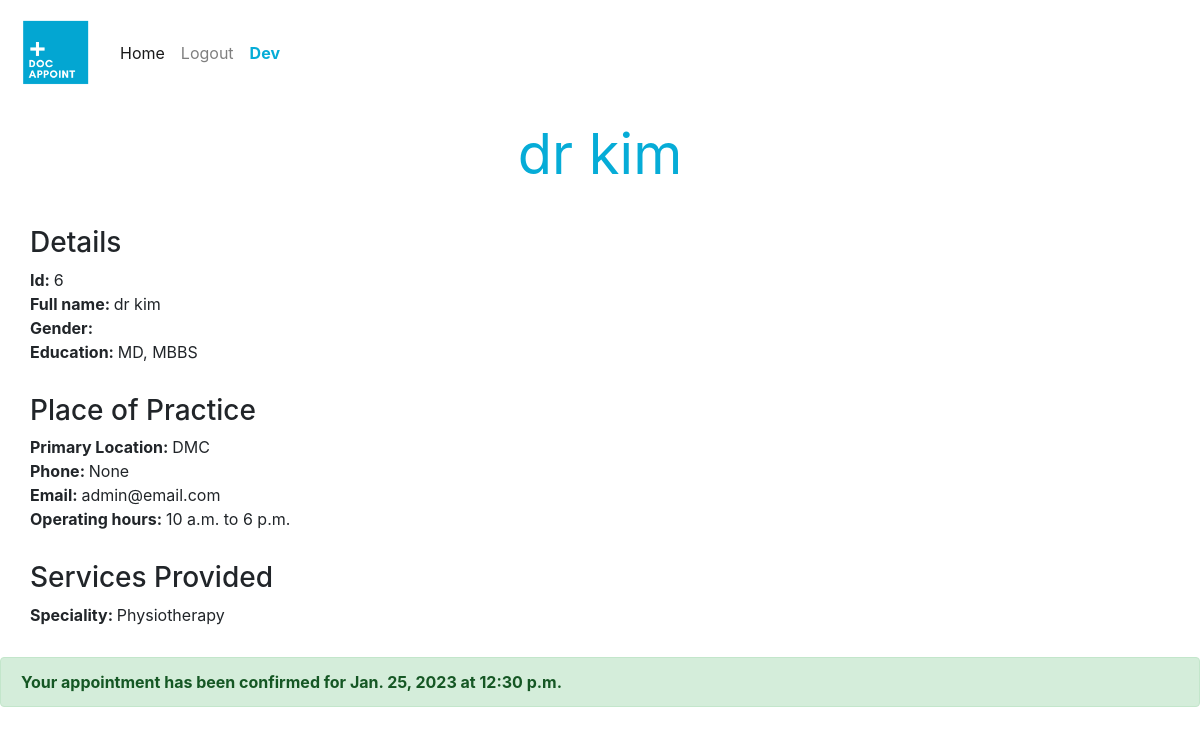
Page /book-appointment/6 (signed in) on the committed database.
### Doc_Appoint/models.py (models this page shows, shortened)
class User(AbstractUser):
    USER_REGISTER_TYPES = (
        ('PR', 'personal'),
        ('DR', 'doctor')
    )
    user_type = models.CharField(max_length=2, blank=True, choices=USER_REGISTER_TYPES)

class Doctor(models.Model):
    doctor_name = models.ForeignKey('User', on_delete=models.CASCADE, related_name="doctor_name")
    services = models.TextField(max_length=100)
    experience = models.IntegerField()
    study = models.TextField()
    patient = models.ManyToManyField('Patient', blank=True, related_name="doctors_patients", default=[0])
    service_time_from = models.TimeField(null=True)
    service_time_to = models.TimeField(null=True)
    address = models.TextField()
    phone_number = models.CharField(max_length=14, blank=True, null=True)
    gender = models.CharField(max_length=10, blank=True, null=True)

class Appointment(models.Model):
    patient = models.ForeignKey('Patient', on_delete=models.CASCADE, related_name="appoint_patient_name")
    doctor = models.ForeignKey('Doctor', on_delete=models.CASCADE, related_name="appoint_doctor_name")
    appointment_time = models.CharField(max_length=10, null=True)
    appointment_date = models.DateField(null=True)

### Doc_Appoint/views.py (the view)
# urls.py: path("book-appointment/<int:doc_id>", views.book_appointment, name="book-appointment"),
@login_required
def book_appointment(request, doc_id):
    doc = Doctor.objects.get(id = doc_id)
    booking_times = time_slots(doc_id)
    patient = Patient.objects.get(patient_id=request.user.id)
    error = False
    success=False
    if Appointment.objects.filter(patient=patient, doctor=doc, appointment_date__gte = datetime.now()).exists():
        patient_appoint_exists = Appointment.objects.get(patient=patient, doctor=doc, appointment_date__gte = datetime.now())
    else:
        patient_appoint_exists = False
    if request.method == "POST":
        appointment_time = request.POST["booking"]
        appointment_date = request.POST.get("app-date")
        if datetime.strptime(appointment_date, "%Y-%m-%d") > datetime.now():
            doc.patient.add(patient)
            try:
                new_appointment = Appointment.objects.create(
                    patient=patient,
                    doctor=doc,
                    appointment_time=appointment_time,
                    appointment_date=datetime.strptime(appointment_date, "%Y-%m-%d")
                )
                new_appointment.save()
                success=True
            except IntegrityError:
                return render(request, "Doc_Appoint/book_appointment.html", {
                    'message': "Some error occured, could not book an appointment!",
                    'doc': doc,
                    'booking_times': booking_times
                })
        else:
            error = True
        return render(request, "Doc_Appoint/book_appointment.html", {
            'doc': doc,
            'booking_times': booking_times,
            'error': error,
            'success': success
        })
    else:
        return render(request, "Doc_Appoint/book_appointment.html", {
            'doc': doc,
            'booking_times': booking_times,
            'exists': patient_appoint_exists
        })

### Doc_Appoint/views.py (called while the page is built)
def time_slots(doc_id):
    slots = {}
    doc = Doctor.objects.get(id=doc_id)
    t1 = doc.service_time_from.strftime("%H:%M:%S")
    t2 = doc.service_time_to.strftime("%H:%M:%S")
    time_from = datetime.strptime(t1, "%H:%M:%S")
    time_to = datetime.strptime(t2, "%H:%M:%S")
    diff = time_to - time_from
    diff_min = diff.seconds / 60
    diff_hour = diff_min / 60
    ts = time_from
    for i in range(int(diff_hour)*2):
        ts = ts + timedelta(minutes=30)
        slots[ts.time()] = False
    return slots

### Doc_Appoint/templates/Doc_Appoint/book_appointment.html (shortened to what this page needs)
{% extends "Doc_Appoint/layout.html" %}
{% load static %}
{% block body %}
    <div class="doc-name">
        <h2 class="lead display-4" style="font-weight: 400">{{doc.doctor_name.username}}</h2>
    </div>
    <div class="doc-details-container">
        <div class="doc-details">
            <div class="details-bg">
                <h3 style="font-weight: 500">Details</h3>
                <div><strong>Id: </strong><span id="doctor_id">{{doc.id}}</span></div>
                <div><strong>Full name: </strong>{{doc.doctor_name.username}}</div>
                <div><strong>Gender: </strong>{{doc.gender}}</div>
                <div class="info"><strong>Education: </strong>{{doc.study}}</div>
            </div>
        </div>
        <div class="doc-details">
            <h3 style="font-weight: 500">Place of Practice</h3>
            <div class="info"><strong>Primary Location: </strong>{{doc.address}}</div>
            <div><strong>Phone: </strong>{{doc.phone_number}}</div>
            <div><strong>Email: </strong>{{doc.doctor_name.email}}</div>
            <div><strong>Operating hours: </strong>{{doc.service_time_from}} to {{doc.service_time_to}}</div>
        </div>
        <div class="doc-details">
            <h3 style="font-weight: 500">Services Provided</h3>
            <div><strong>Speciality: </strong>{{doc.services}}</div>
        </div>
    </div>
    {% if not exists %}
    <div class="doc-details" id="appointment-form">
        <div class="doc-book-app">
            <h3 style="font-weight: 500">Book your Appointment</h3>
        </div>
        <form action="" method="POST">
            {% csrf_token %}
            <div class="form-group">
                <label for="app-date"><strong>Select Date:</strong></label>
                <input id="select-date" class="form-control" type="date" name="app-date" required>
            </div>
            <div class="form-group">
                <label class="control-label" for="booking"><strong>Choose appointment time:</strong></label>
                <select class="custom-select" name="booking" id="booking" required>
                    <option value="" selected>Select time</option>
                    {% for t in booking_times %}
                        <option value="{{t}}">{{t}}</option>
                    {% endfor %}
                </select>
            </div>
            <div class="next-steps-form-buttons">
                <input class="btn" type="submit" value="Confirm Booking">
                <input class="btn" type="reset" value="Reset">
            </div>
        </form>
    </div>
    {% else %}
        <div class="alert alert-success">
            <strong>Your appointment has been confirmed for {{exists.appointment_date}} at {{exists.appointment_time}}</strong>
        </div>
    {% endif %}
{% endblock %}

### Doc_Appoint/templates/Doc_Appoint/layout.html (shortened to what this page needs)
{% load static %}
<!DOCTYPE html>
<html lang="en">
    <head>
      <link rel="stylesheet" href="https://stackpath.bootstrapcdn.com/bootstrap/4.4.1/css/bootstrap.min.css">
      <link href="{% static 'Doc_Appoint/styles.css' %}" rel="stylesheet" type="text/css">
      <link href="{% static 'Doc_Appoint/booking_styles.css' %}" rel="stylesheet" type="text/css">
      <link href="https://maxcdn.bootstrapcdn.com/font-awesome/4.7.0/css/font-awesome.min.css" rel="stylesheet"/>
    </head>
    <body>
      <nav class="navbar navbar-expand-lg navbar-light">
        <a class="navbar-brand" href="{% url 'index' %}">
          <img src="../../static/Doc_Appoint/Doc Appoint_logo_v2.png" width="80" height="80" alt="doc_appoint_logo">
        </a>
          <ul class="navbar-nav">
            <li class="nav-item active">
              <a class="nav-link" href="{% url 'index' %}">Home</a>
            </li>
            {% if user.is_authenticated %}
              <li class="nav-item">
                <a class="nav-link" href="{% url 'logout' %}">Logout</a>
              </li>
              <li class="nav-item">
                <a class="nav-link" href="{% url 'index' %}"><span style="color: #06acd7; font-weight: bold" >{{user.username}}</span></a>
              </li>
            {% endif %}
          </ul>
      </nav>
      <div class="body">
          {% block body %}
          {% endblock %}
      </div>
    </body>
</html>

### Doc_Appoint/static/Doc_Appoint/styles.css (style rules this page uses)
:root { --main-theme-color: #06acd7; --main-theme-button: #F39530; }
.info { width: 200px; }

### Doc_Appoint/static/Doc_Appoint/booking_styles.css (style rules this page uses)
:root { --main-theme-color: #06acd7; --main-theme-button: #F39530; }
.doc-details-container { padding: 15px; }
.doc-details { padding: 15px; }
.doc-name { text-align: center; margin: 15px 0 0 0; color: var(--main-theme-color) }

### rows in the picture
User: username "Dev"
Doctor: doctor_name.username "dr kim", id "6", study "MD, MBBS", address "DMC", phone_number "None", doctor_name.email "admin@email.com", service_time_from "10 a.m.", service_time_to "6 p.m.", services "Physiotherapy"
Appointment: appointment_date "Jan. 25, 2023", appointment_time "12:30 p.m."
